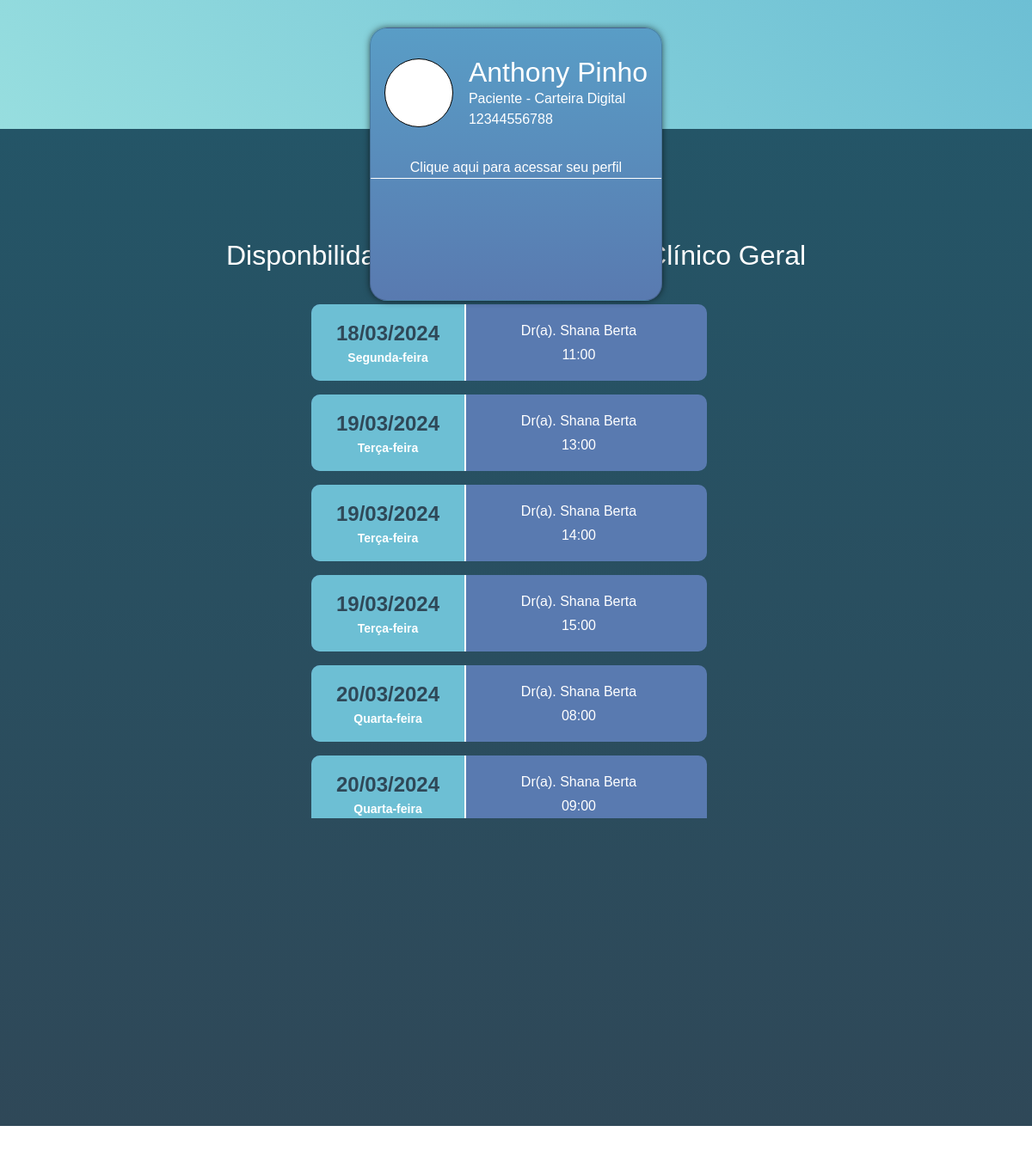
Page /agendar_clinico on the committed database.
### main/models.py (models this page shows, shortened)
class DimMedico(db.Model):
    _tablename_ = 'dim_medico'
    id_medico = db.Column(db.Integer, primary_key=True)
    cpf = db.Column(db.String(11), unique=True, nullable=False)
    pronome_tratamento = db.Column(db.String(10), nullable=False)
    nome = db.Column(db.String(100), nullable=False)
    crm = db.Column(db.String(20), unique=True, nullable=False)
    data_nascimento = db.Column(db.Date, nullable=True)
    telefone = db.Column(db.String(20), nullable=True)
    email = db.Column(db.String(100), nullable=True)
    senha = db.Column(db.String(255), nullable=True)
    access_key = db.Column(db.String(255), nullable=True)
    especialidade = db.Column(db.String(100), nullable=False)

class DimDisponibilidadeConsultas(db.Model):
    _tablename_ = 'dim_disponibilidade_consultas'
    id_disponibilidade_consulta = db.Column(db.Integer, primary_key=True)
    fk_id_medico = db.Column(db.Integer, db.ForeignKey('dim_medico.id_medico'), nullable=False)
    data_disponivel = db.Column(db.Date, nullable=False)
    dia_semana = db.Column(db.String(20), nullable=False)
    hora_disponivel = db.Column(db.Time, nullable=False)
    status = db.Column(db.String(20), nullable=False)
    medico = db.relationship('DimMedico', backref=db.backref('disponibilidades_consulta', lazy=True))

### main/routes.py (the view)
@app.route('/agendar_clinico')
def agendar_clinico():
    disponibilidade_clinico = (DimDisponibilidadeConsultas.query
                               .filter(DimDisponibilidadeConsultas.fk_id_medico == app.config["ID_CLINICO_GERAL"])
                               .filter(DimDisponibilidadeConsultas.status == None)
                               .order_by(DimDisponibilidadeConsultas.data_disponivel)
                               .order_by(DimDisponibilidadeConsultas.hora_disponivel)
                               )  # .filter() não aceita "is None"
    medico = DimMedico.query.get(app.config["ID_CLINICO_GERAL"])
    titulo = "Disponbilidade para consulta com"
    return render_template("agendar_consulta.html",
                           disponibilidade_clinico=disponibilidade_clinico,
                           medico=medico,
                           titulo=titulo
                           )

### main/templates/agendar_consulta.html (shortened to what this page needs)
<!DOCTYPE html>
<html lang="en">
<head>
    {% include 'includes/bootstrap.html' %}
    <link rel="stylesheet" href="{{ url_for('static', filename='style.css') }}">
    <link rel="stylesheet" href="https://cdn.jsdelivr.net/npm/bootstrap-icons@1.11.3/font/bootstrap-icons.min.css">
</head>
<body>
    <div>
        <header>
            <div class="card">
                <div class="infos">
                    <div class="user_img">
                    </div>
                    <div class="user_info">
                        <a href="/menu_paciente">
                            <h2 class="mb-0">Anthony Pinho</h2>
                            <p class="mb-0">Paciente - Carteira Digital</p>
                            <p class="mb-0">12344556788</p>
                        </a>
                    </div>
                </div>
                <div class="footer_card">
                    <a href="#">Clique aqui para acessar seu perfil</a>
                </div>
            </div>
        </header>
        <section class="services_area">
            <h2 class="mb-4" id="title_service">
                {{ titulo }} {{ medico.especialidade }}
            </h2>
            <div class="list_users">
                {% for horario in disponibilidade_clinico %}
                    <a href="#" class="user_info_list" data-bs-toggle="modal" data-bs-target="#confirmation{{horario.id_disponibilidade_consulta}}">
                        <div class="date-consult">
                            <span id="date_list">{{horario.data_disponivel.strftime("%d/%m/%Y")}}</span>
                            <span id="day_list">{{horario.dia_semana}}</span>
                        </div>
                        <div class="user_more_info">
                            <span>Dr(a). {{medico.nome}}</span>
                            <span>{{horario.hora_disponivel.strftime("%H:%M")}}</span>
                        </div>
                    </a>
                {% endfor%}
            </div>
        </section>
    </div>
</body>
</html>

### main/templates/includes/bootstrap.html (shortened to what this page needs)
<link rel="stylesheet" href="https://cdn.jsdelivr.net/npm/bootstrap@5.3.2/dist/css/bootstrap.min.css"
>

### main/static/style.css (style rules this page uses)
* { margin: 0; padding: 0; box-sizing: border-box; font-family: sans-serif; }
body { height: 100vh; }
header { position: static; height: 150px; background: linear-gradient(45deg, #97dedf, #6dbfd4); display: flex; justify-content: center; box-shadow: 2px 0px 8px -1px rgba(0,0,0,1); }
.card { height: 23%; margin-top: 2rem; position: absolute; border-radius: 20px; background: linear-gradient(#599dc6, #597ab0); min-width: 25%; display: flex; flex-direction: column; color: #fff; box-shadow: 0px 0px 8px -1px rgba(0,0,0,0.75); }
.infos { display: flex; justify-content: center; gap: 18px; align-items: center; margin-top: 1rem; padding: 1rem; }
.user_img { width: 80px; height: 80px; background-color: #fff; border-radius: 50%; border: 1px solid #000; }
.footer_card { width: 100%; display: flex; margin-top: 1rem; justify-content: center; align-items: center; border-bottom: 1px solid #fff; }
.footer_card a { color: #fff; text-decoration: none; }
.services_area { display: flex; flex-direction: column; align-items: center; width: 100%; height: 84vh; background: linear-gradient(#245567, #2f4858); }
#title_service { color: #fff; margin-top: 8rem; }
.list_users { padding: 2px; margin-top: 12px; margin-bottom: 12px; max-height: 600px; width: 480px; display: flex; justify-content: end; align-items: center; flex-wrap: wrap; overflow-y: auto; }
.user_info a { text-decoration: none; color: #fff; }
.user_info_list { text-decoration: none; display: flex; align-items: center; width: 460px; background-color: #597ab0; border-radius: 10px; cursor: pointer; transition: all .1s; margin-bottom: 1rem; margin-right: 1rem; }
.date-consult { display: flex; flex-direction: column; min-width: 180px; align-items: center; margin-right: 1rem; border-right: 2px solid #fff; padding: 1rem; font-size: 18pt; background-color: #6dbfd4; border-radius: 10px 0px 0px 10px; }
#date_list { font-size: 18pt; font-weight: bold; color: #2f4858; }
#day_list { font-size: 14px; font-weight: 600; color: #fff; }
.user_more_info { display: flex; flex-direction: column; min-width: 230px; gap: 4px; padding: 1rem; align-items: center; justify-content: space-between; color: #fff; }

### rows in the picture
DimMedico: especialidade "Clínico Geral", nome "Shana Berta"
DimDisponibilidadeConsultas: data_disponivel "18/03/2024", dia_semana "Segunda-feira", hora_disponivel "11:00"
DimDisponibilidadeConsultas: data_disponivel "19/03/2024", dia_semana "Terça-feira", hora_disponivel "13:00"
DimDisponibilidadeConsultas: data_disponivel "19/03/2024", dia_semana "Terça-feira", hora_disponivel "14:00"
DimDisponibilidadeConsultas: data_disponivel "19/03/2024", dia_semana "Terça-feira", hora_disponivel "15:00"
DimDisponibilidadeConsultas: data_disponivel "20/03/2024", dia_semana "Quarta-feira", hora_disponivel "08:00"
DimDisponibilidadeConsultas: data_disponivel "20/03/2024", dia_semana "Quarta-feira", hora_disponivel "09:00"

### other values in the picture
{{ titulo }} "Disponbilidade para consulta com"
